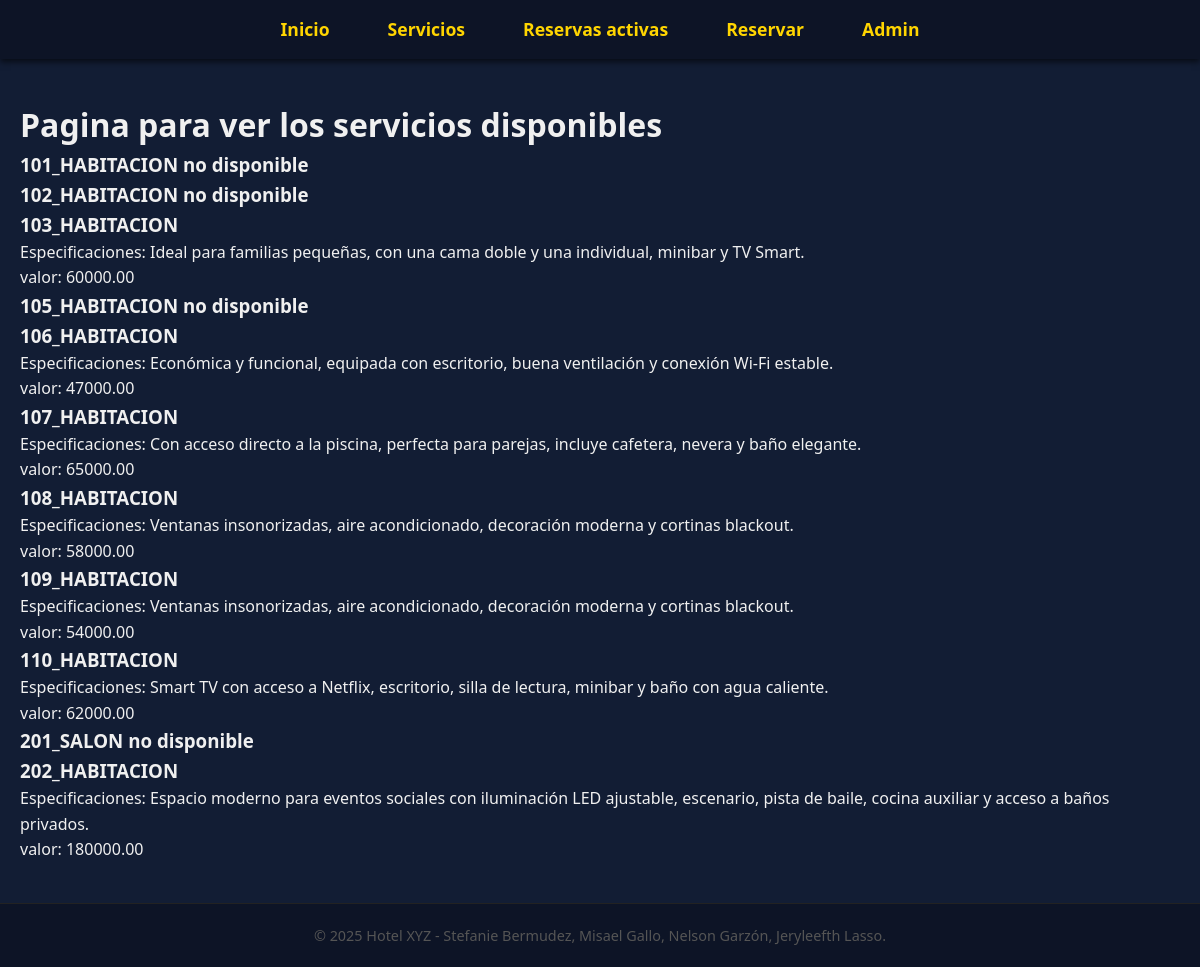
Page /servicios_disponibles/ on the committed database.
### myapp/models.py (models this page shows)
class Servicio(models.Model):
    tipo = models.IntegerField(choices=TiposServicios.choices,default=TiposServicios.HABITACION)
    valor = models.DecimalField(max_digits=10, decimal_places=2)
    personas = models.IntegerField(validators=[MinValueValidator(1)])
    especificacion = models.TextField(max_length=200)
    numero = models.IntegerField(unique=True)
    disponible = models.BooleanField(default= True)
    def __str__(self):
        return str(self.numero )+ "_" +str(TiposServicios(self.tipo).label)

### myapp/views.py (the view)
# urls.py: path('servicios_disponibles/', views.servicios_disponibles,name='servicios_disponibles'),
def servicios_disponibles(request):
    servicios = Servicio.objects.all()
    return render(request,'servicios_disponibles.html',{
        'servicios': servicios,
    })

### myapp/templates/servicios_disponibles.html
{% extends 'layouts/plantilla.html' %}
{% block content %}
<h1>
    Pagina para ver los servicios disponibles
</h1>
{% for ser in servicios %}
    {% if ser.disponible == True %}
<div>
    <h3>
        {{ser}}
    </h3>
    <p>
        Especificaciones: {{ser.especificacion}}<br>
        valor: {{ser.valor}}
    </p>
</div>
    {% else %}
<h3>
    {{ser}} no disponible
</h3>
    {% endif %}
{% endfor %}
{% endblock %}

### myapp/static/styles/main.css (style rules this page uses)
* { box-sizing: border-box; margin: 0; padding: 0; font-family: 'Segoe UI', Tahoma, Geneva, Verdana, sans-serif; }
body { background-color: #121d34; color: #f0f0f0; line-height: 1.6; }

### rows in the picture
Servicio: numero+tipo "101_HABITACION"
Servicio: numero+tipo "102_HABITACION"
Servicio: numero+tipo "103_HABITACION", especificacion "Ideal para familias pequeñas, con una cama doble y una individual, minibar y TV Smart.", valor "60000.00"
Servicio: numero+tipo "105_HABITACION"
Servicio: numero+tipo "106_HABITACION", especificacion "Económica y funcional, equipada con escritorio, buena ventilación y conexión Wi-Fi estable.", valor "47000.00"
Servicio: numero+tipo "107_HABITACION", especificacion "Con acceso directo a la piscina, perfecta para parejas, incluye cafetera, nevera y baño elegante.", valor "65000.00"
Servicio: numero+tipo "108_HABITACION", especificacion "Ventanas insonorizadas, aire acondicionado, decoración moderna y cortinas blackout.", valor "58000.00"
Servicio: numero+tipo "109_HABITACION", especificacion "Ventanas insonorizadas, aire acondicionado, decoración moderna y cortinas blackout.", valor "54000.00"
Servicio: numero+tipo "110_HABITACION", especificacion "Smart TV con acceso a Netflix, escritorio, silla de lectura, minibar y baño con agua caliente.", valor "62000.00"
Servicio: numero+tipo "201_SALON"
Servicio: numero+tipo "202_HABITACION", especificacion "Espacio moderno para eventos sociales con iluminación LED ajustable, escenario, pista de baile, cocina auxiliar y acceso a baños privados.", valor "180000.00"
